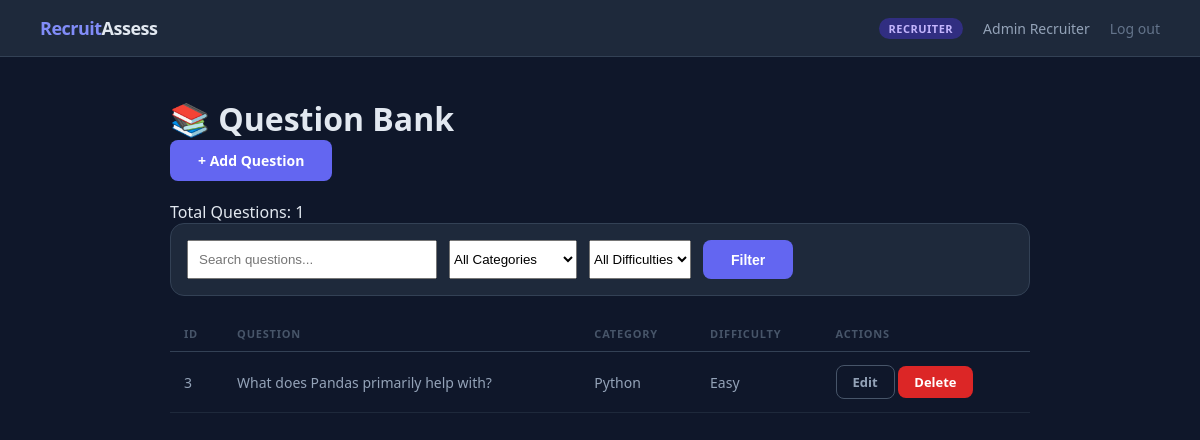
The page /recruiter/question-bank (signed in) on the database its author committed.
### tables this page shows
CREATE TABLE question_bank (
    id             INTEGER PRIMARY KEY AUTOINCREMENT,
    question_text  TEXT NOT NULL,
    option_a       TEXT NOT NULL,
    option_b       TEXT NOT NULL,
    option_c       TEXT NOT NULL,
    option_d       TEXT NOT NULL,
    correct_option TEXT NOT NULL,
    category       TEXT DEFAULT 'General',
    difficulty     TEXT DEFAULT 'Medium'
);

### app.py (the view)
@app.route('/recruiter/question-bank')
def question_bank():
    guard = login_required('recruiter')
    if guard:
        return guard
    from database import get_question_bank
    questions = get_question_bank()
    search = request.args.get('search', '').lower()
    category = request.args.get('category', '')
    difficulty = request.args.get('difficulty', '')
    if search:
        questions = [
            q for q in questions
            if search in q['question_text'].lower()
        ]
    if category:
        questions = [
            q for q in questions
            if q['category'] == category
        ]
    if difficulty:
        questions = [
            q for q in questions
            if q['difficulty'] == difficulty
        ]
    return render_template(
        'question_bank.html',
        questions=questions,
        name=session['name']
    )

### app.py (called while the page is built)
def login_required(role=None):
    if 'user_id' not in session:
        return redirect(url_for('login'))
    if role and session.get('role') != role:
        return redirect(url_for('dashboard'))
    return None

### database.py (called while the page is built)
def get_conn():
    conn = sqlite3.connect(DB)
    conn.row_factory = sqlite3.Row   # lets you access columns by name like dict
    return conn

def get_question_bank():
    conn = get_conn()
    rows = conn.execute('''
        SELECT *
        FROM question_bank
        ORDER BY category, difficulty
    ''').fetchall()
    conn.close()
    return rows

### templates/question_bank.html (shortened to what this page needs)
{% extends "base.html" %}
{% block content %}
<div class="container">
    <h1>📚 Question Bank</h1>
    <div style="margin-bottom:20px">
        <a href="/recruiter/question-bank/add" class="btn btn-primary">
            + Add Question
        </a>
    </div>
    <p>Total Questions: {{ questions|length }}</p>
    <div class="card" style="margin-bottom:20px;padding:16px">
        <form method="GET" style="display:flex;gap:12px;flex-wrap:wrap">
            <input
                type="text"
                name="search"
                placeholder="Search questions..."
                value="{{ request.args.get('search','') }}"
                style="padding:10px;width:250px"
            >
            <select name="category">
                <option value="">All Categories</option>
            </select>
            <select name="difficulty">
                <option value="">All Difficulties</option>
            </select>
            <button type="submit" class="btn btn-primary">
                Filter
            </button>
        </form>
    </div>
    <table class="table">
        <thead>
            <tr>
                <th>ID</th>
                <th>Question</th>
                <th>Category</th>
                <th>Difficulty</th>
                <th>Actions</th>
            </tr>
        </thead>
        <tbody>
            {% for q in questions %}
            <tr>
                <td>{{ q.id }}</td>
                <td>{{ q.question_text }}</td>
                <td>{{ q.category }}</td>
                <td>{{ q.difficulty }}</td>
                <td>
                    <a href="/recruiter/question-bank/edit/{{ q.id }}"
                       class="btn btn-outline btn-sm">
                       Edit
                    </a>
                    <a href="/recruiter/question-bank/delete/{{ q.id }}"
                       class="btn btn-danger btn-sm"
                       onclick="return confirm('Delete this question?')">
                       Delete
                    </a>
                </td>
            </tr>
            {% endfor %}
        </tbody>
    </table>
</div>
{% endblock %}

### templates/base.html (style rules this page uses)
* { margin:0; padding:0; box-sizing:border-box; }
body { font-family:'Segoe UI',sans-serif; background:#0f172a; color:#e2e8f0; min-height:100vh; }
.container { max-width:900px; margin:0 auto; padding:40px 20px; }
.card { background:#1e293b; border:1px solid #334155; border-radius:14px; padding:28px; margin-bottom:20px; }
.btn { display:inline-block; padding:11px 28px; border-radius:8px; font-size:14px; font-weight:600; cursor:pointer; text-decoration:none; border:none; transition:all .2s; }
.btn-primary { background:#6366f1; color:#fff; }
.btn-outline { background:transparent; color:#94a3b8; border:1px solid #475569; }
.btn-danger { background:#dc2626; color:#fff; }
.btn-sm { padding:7px 16px; font-size:13px; }
table { width:100%; border-collapse:collapse; font-size:14px; }
th { text-align:left; padding:10px 14px; font-size:11px; font-weight:700; letter-spacing:.8px; text-transform:uppercase; color:#475569; border-bottom:1px solid #334155; }
td { padding:13px 14px; border-bottom:1px solid #1e293b; color:#94a3b8; }

### rows shown on the page
question_bank: id "3", question_text "What does Pandas primarily help with?", category "Python", difficulty "Easy"

### other values the page prints
{{ session.role }} "RECRUITER"
{{ session.name }} "Admin Recruiter"
{{ questions|length }} "1"
